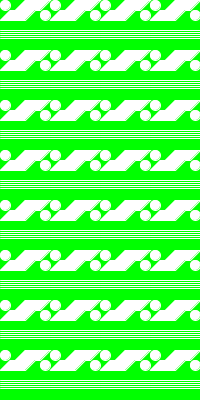
Frame 1 (no input)
Frame 60 (the mouse pressed at the canvas centre just before this capture): identical to frame 1, image omitted
Frame 120 (the mouse held since frame 60 and released just before this capture): identical to frame 1, image omitted

The Processing sketch that drew this single still picture (run headless with seeded random() and noise(); from frame 60 on, the mouse is pressed at the canvas centre):

// Processing sketch: processing_24815
// ── processing_24815.pde



  

int patternSeperationX = 50;
int patternSeperationY = 50;
 
  
  
void setup(){
  size(200,400);
  smooth();
  fill(255);
  noStroke();
  rect(0,0,patternSeperationX,patternSeperationY);
  stroke(0,255,0);
  smooth();
  background(0,255,0);
    
  for(int i = 0; i < width/patternSeperationX; i++){
      for(int j = 0; j < height/patternSeperationY; j++){
        pushMatrix();
        translate(i*patternSeperationX, j*patternSeperationY);
        yourFunction();
        popMatrix();
      }
  }

}
  
  
void draw()
{}
  
  
void yourFunction(){


stroke(255);
beginShape();
vertex(25,0);
vertex(50,0);
vertex(40,10);
vertex(35,10);
vertex(25,20);
vertex(0,20);
vertex(10,10);
vertex(15,10);
endShape(CLOSE);

ellipse(5,5,10,10);
ellipse(45,15,10,10);

line(0,30,50,30);
line(0,34,50,34);
line(0,32,50,32);
line(0,36,50,36);
line(0,38,50,38);








}
  
void keyPressed()
{
  if(key == 's' || key == 'S')
  {
    
     
    
  }

}

                
                
